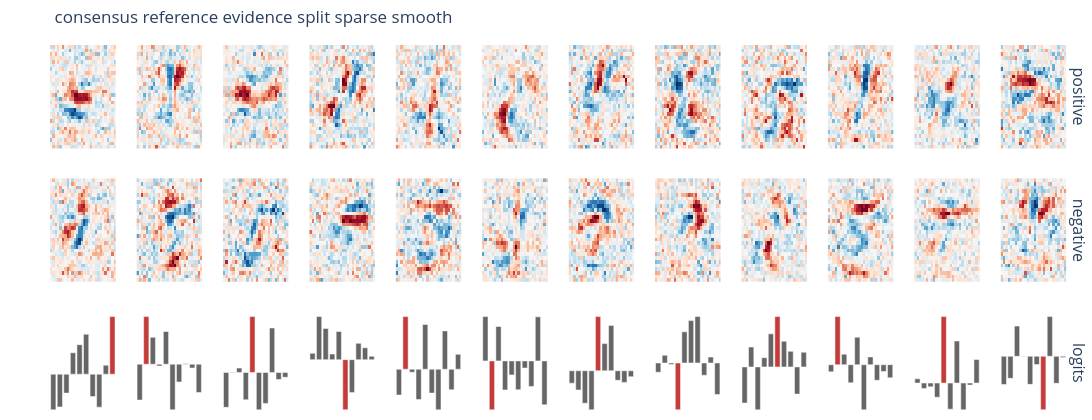

Notebook cell for this chart:
### Markdown cell above
## Seed Stability / Consensus

### Code cell
def top_patterns_for_matching(factor_model, k=16):
    plus, minus, down, sigma = factor_model.decompose()
    patterns = torch.cat([plus[:, :k], minus[:, :k]], dim=1)
    return normalize_columns(patterns)


@torch.no_grad()
def greedy_match_score(reference, candidate):
    sim = (reference.T @ candidate).abs().detach().cpu()
    used_ref, used_cand, vals = set(), set(), []
    flat_order = sim.flatten().argsort(descending=True).tolist()
    n_ref, n_cand = sim.shape
    for flat in flat_order:
        i, j = divmod(flat, n_cand)
        if i in used_ref or j in used_cand:
            continue
        used_ref.add(i)
        used_cand.add(j)
        vals.append(float(sim[i, j]))
        if len(vals) == min(n_ref, n_cand):
            break
    return sum(vals) / max(1, len(vals)), vals


def consensus_run(factory, reg, name, seeds=(11, 12, 13), steps=300, lr=0.035, k=16):
    models = []
    rows = []
    for seed in seeds:
        set_seed(seed)
        m, hist = fit_factor_model(factory(), f"{name} seed {seed}", steps=steps, lr=lr, reg=reg, seed=None, progress=True)
        models.append(m)
        rows.append(metric_dict(f"{name} seed {seed}", m))
    ref = top_patterns_for_matching(models[0], k=k)
    for seed, m, row in zip(seeds[1:], models[1:], rows[1:]):
        score, vals = greedy_match_score(ref, top_patterns_for_matching(m, k=k))
        row["consensus_vs_seed0"] = score
    rows[0]["consensus_vs_seed0"] = 1.0
    return models, rows

# Run this on the best-looking family. Reduce steps if iterating quickly.
consensus_models, consensus_rows = consensus_run(
    factory=lambda: EvidenceSplitModel(rank=BASE_RANK),
    reg=RegConfig(l1=2e-4, tv=2e-3, d_l1=2e-4, duplicate=1e-3),
    name="evidence split sparse smooth consensus",
    seeds=(11, 12, 13),
    steps=CONSENSUS_STEPS,
    lr=0.035,
    k=12,
)
show_table(consensus_rows)
plot_factor_components(consensus_models[0], "consensus reference evidence split sparse smooth", k=12)

### Figure 1 — Plotly figure (JSON) as saved in the notebook; plotly's stock layout.template omitted (floating-point values rounded to 4 significant figures; data arrays with more than 128 entries replaced by an {"elided": "..."} marker saying what was removed)
{"data": [{"colorscale": [[0.0, "rgb(103,0,31)"], [0.1, "rgb(178,24,43)"], [0.2, "rgb(214,96,77)"], [0.3, "rgb(244,165,130)"], [0.4, "rgb(253,219,199)"], [0.5, "rgb(247,247,247)"], [0.6, "rgb(209,229,240)"], [0.7, "rgb(146,197,222)"], [0.8, "rgb(67,147,195)"], [0.9, "rgb(33,102,172)"], [1.0, "rgb(5,48,97)"]], "showscale": false, "type": "heatmap", "xaxis": "x", "yaxis": "y", "z": {"elided": "28x28 float values"}, "zmid": 0}, {"colorscale": [[0.0, "rgb(103,0,31)"], [0.1, "rgb(178,24,43)"], [0.2, "rgb(214,96,77)"], [0.3, "rgb(244,165,130)"], [0.4, "rgb(253,219,199)"], [0.5, "rgb(247,247,247)"], [0.6, "rgb(209,229,240)"], [0.7, "rgb(146,197,222)"], [0.8, "rgb(67,147,195)"], [0.9, "rgb(33,102,172)"], [1.0, "rgb(5,48,97)"]], "showscale": false, "type": "heatmap", "xaxis": "x13", "yaxis": "y13", "z": {"elided": "28x28 float values"}, "zmid": 0}, {"marker": {"color": ["#666666", "#666666", "#666666", "#666666", "#666666", "#666666", "#666666", "#666666", "#666666", "#c43c39"]}, "showlegend": false, "type": "bar", "xaxis": "x25", "y": [-0.2742, -0.2517, -0.1456, 0.165, 0.2273, 0.3077, -0.1725, -0.2535, 0.06959, 0.4436], "yaxis": "y25"}, {"colorscale": [[0.0, "rgb(103,0,31)"], [0.1, "rgb(178,24,43)"], [0.2, "rgb(214,96,77)"], [0.3, "rgb(244,165,130)"], [0.4, "rgb(253,219,199)"], [0.5, "rgb(247,247,247)"], [0.6, "rgb(209,229,240)"], [0.7, "rgb(146,197,222)"], [0.8, "rgb(67,147,195)"], [0.9, "rgb(33,102,172)"], [1.0, "rgb(5,48,97)"]], "showscale": false, "type": "heatmap", "xaxis": "x2", "yaxis": "y2", "z": {"elided": "28x28 float values"}, "zmid": 0}, {"colorscale": [[0.0, "rgb(103,0,31)"], [0.1, "rgb(178,24,43)"], [0.2, "rgb(214,96,77)"], [0.3, "rgb(244,165,130)"], [0.4, "rgb(253,219,199)"], [0.5, "rgb(247,247,247)"], [0.6, "rgb(209,229,240)"], [0.7, "rgb(146,197,222)"], [0.8, "rgb(67,147,195)"], [0.9, "rgb(33,102,172)"], [1.0, "rgb(5,48,97)"]], "showscale": false, "type": "heatmap", "xaxis": "x14", "yaxis": "y14", "z": {"elided": "28x28 float values"}, "zmid": 0}, {"marker": {"color": ["#666666", "#c43c39", "#666666", "#666666", "#666666", "#666666", "#666666", "#666666", "#666666", "#666666"]}, "showlegend": false, "type": "bar", "xaxis": "x26", "y": [-0.3031, 0.4018, 0.2269, -0.01544, 0.2759, -0.3853, -0.1507, 0.005097, -0.03225, -0.2393], "yaxis": "y26"}, {"colorscale": [[0.0, "rgb(103,0,31)"], [0.1, "rgb(178,24,43)"], [0.2, "rgb(214,96,77)"], [0.3, "rgb(244,165,130)"], [0.4, "rgb(253,219,199)"], [0.5, "rgb(247,247,247)"], [0.6, "rgb(209,229,240)"], [0.7, "rgb(146,197,222)"], [0.8, "rgb(67,147,195)"], [0.9, "rgb(33,102,172)"], [1.0, "rgb(5,48,97)"]], "showscale": false, "type": "heatmap", "xaxis": "x3", "yaxis": "y3", "z": {"elided": "28x28 float values"}, "zmid": 0}, {"colorscale": [[0.0, "rgb(103,0,31)"], [0.1, "rgb(178,24,43)"], [0.2, "rgb(214,96,77)"], [0.3, "rgb(244,165,130)"], [0.4, "rgb(253,219,199)"], [0.5, "rgb(247,247,247)"], [0.6, "rgb(209,229,240)"], [0.7, "rgb(146,197,222)"], [0.8, "rgb(67,147,195)"], [0.9, "rgb(33,102,172)"], [1.0, "rgb(5,48,97)"]], "showscale": false, "type": "heatmap", "xaxis": "x15", "yaxis": "y15", "z": {"elided": "28x28 float values"}, "zmid": 0}, {"marker": {"color": ["#666666", "#666666", "#666666", "#666666", "#c43c39", "#666666", "#666666", "#666666", "#666666", "#666666"]}, "showlegend": false, "type": "bar", "xaxis": "x27", "y": [-0.2435, 0.002464, 0.03064, -0.1913, 0.3907, -0.2613, -0.2163, 0.3108, -0.0493, -0.03347], "yaxis": "y27"}, {"colorscale": [[0.0, "rgb(103,0,31)"], [0.1, "rgb(178,24,43)"], [0.2, "rgb(214,96,77)"], [0.3, "rgb(244,165,130)"], [0.4, "rgb(253,219,199)"], [0.5, "rgb(247,247,247)"], [0.6, "rgb(209,229,240)"], [0.7, "rgb(146,197,222)"], [0.8, "rgb(67,147,195)"], [0.9, "rgb(33,102,172)"], [1.0, "rgb(5,48,97)"]], "showscale": false, "type": "heatmap", "xaxis": "x4", "yaxis": "y4", "z": {"elided": "28x28 float values"}, "zmid": 0}, {"colorscale": [[0.0, "rgb(103,0,31)"], [0.1, "rgb(178,24,43)"], [0.2, "rgb(214,96,77)"], [0.3, "rgb(244,165,130)"], [0.4, "rgb(253,219,199)"], [0.5, "rgb(247,247,247)"], [0.6, "rgb(209,229,240)"], [0.7, "rgb(146,197,222)"], [0.8, "rgb(67,147,195)"], [0.9, "rgb(33,102,172)"], [1.0, "rgb(5,48,97)"]], "showscale": false, "type": "heatmap", "xaxis": "x16", "yaxis": "y16", "z": {"elided": "28x28 float values"}, "zmid": 0}, {"marker": {"color": ["#666666", "#666666", "#666666", "#666666", "#666666", "#c43c39", "#666666", "#666666", "#666666", "#666666"]}, "showlegend": false, "type": "bar", "xaxis": "x28", "y": [0.05572, 0.3767, 0.2723, 0.04953, 0.246, -0.4383, -0.2861, 0.1428, 0.1038, 0.0297], "yaxis": "y28"}, {"colorscale": [[0.0, "rgb(103,0,31)"], [0.1, "rgb(178,24,43)"], [0.2, "rgb(214,96,77)"], [0.3, "rgb(244,165,130)"], [0.4, "rgb(253,219,199)"], [0.5, "rgb(247,247,247)"], [0.6, "rgb(209,229,240)"], [0.7, "rgb(146,197,222)"], [0.8, "rgb(67,147,195)"], [0.9, "rgb(33,102,172)"], [1.0, "rgb(5,48,97)"]], "showscale": false, "type": "heatmap", "xaxis": "x5", "yaxis": "y5", "z": {"elided": "28x28 float values"}, "zmid": 0}, {"colorscale": [[0.0, "rgb(103,0,31)"], [0.1, "rgb(178,24,43)"], [0.2, "rgb(214,96,77)"], [0.3, "rgb(244,165,130)"], [0.4, "rgb(253,219,199)"], [0.5, "rgb(247,247,247)"], [0.6, "rgb(209,229,240)"], [0.7, "rgb(146,197,222)"], [0.8, "rgb(67,147,195)"], [0.9, "rgb(33,102,172)"], [1.0, "rgb(5,48,97)"]], "showscale": false, "type": "heatmap", "xaxis": "x17", "yaxis": "y17", "z": {"elided": "28x28 float values"}, "zmid": 0}, {"marker": {"color": ["#666666", "#c43c39", "#666666", "#666666", "#666666", "#666666", "#666666", "#666666", "#666666", "#666666"]}, "showlegend": false, "type": "bar", "xaxis": "x29", "y": [-0.1428, 0.2914, -0.01649, -0.1677, 0.2476, -0.1318, -0.2247, 0.2122, -0.1137, 0.08244], "yaxis": "y29"}, {"colorscale": [[0.0, "rgb(103,0,31)"], [0.1, "rgb(178,24,43)"], [0.2, "rgb(214,96,77)"], [0.3, "rgb(244,165,130)"], [0.4, "rgb(253,219,199)"], [0.5, "rgb(247,247,247)"], [0.6, "rgb(209,229,240)"], [0.7, "rgb(146,197,222)"], [0.8, "rgb(67,147,195)"], [0.9, "rgb(33,102,172)"], [1.0, "rgb(5,48,97)"]], "showscale": false, "type": "heatmap", "xaxis": "x6", "yaxis": "y6", "z": {"elided": "28x28 float values"}, "zmid": 0}, {"colorscale": [[0.0, "rgb(103,0,31)"], [0.1, "rgb(178,24,43)"], [0.2, "rgb(214,96,77)"], [0.3, "rgb(244,165,130)"], [0.4, "rgb(253,219,199)"], [0.5, "rgb(247,247,247)"], [0.6, "rgb(209,229,240)"], [0.7, "rgb(146,197,222)"], [0.8, "rgb(67,147,195)"], [0.9, "rgb(33,102,172)"], [1.0, "rgb(5,48,97)"]], "showscale": false, "type": "heatmap", "xaxis": "x18", "yaxis": "y18", "z": {"elided": "28x28 float values"}, "zmid": 0}, {"marker": {"color": ["#666666", "#c43c39", "#666666", "#666666", "#666666", "#666666", "#666666", "#666666", "#666666", "#666666"]}, "showlegend": false, "type": "bar", "xaxis": "x30", "y": [0.2461, -0.2719, 0.191, -0.1615, -0.07783, -0.1604, -0.03987, -0.1418, 0.2446, -0.2442], "yaxis": "y30"}, {"colorscale": [[0.0, "rgb(103,0,31)"], [0.1, "rgb(178,24,43)"], [0.2, "rgb(214,96,77)"], [0.3, "rgb(244,165,130)"], [0.4, "rgb(253,219,199)"], [0.5, "rgb(247,247,247)"], [0.6, "rgb(209,229,240)"], [0.7, "rgb(146,197,222)"], [0.8, "rgb(67,147,195)"], [0.9, "rgb(33,102,172)"], [1.0, "rgb(5,48,97)"]], "showscale": false, "type": "heatmap", "xaxis": "x7", "yaxis": "y7", "z": {"elided": "28x28 float values"}, "zmid": 0}, {"colorscale": [[0.0, "rgb(103,0,31)"], [0.1, "rgb(178,24,43)"], [0.2, "rgb(214,96,77)"], [0.3, "rgb(244,165,130)"], [0.4, "rgb(253,219,199)"], [0.5, "rgb(247,247,247)"], [0.6, "rgb(209,229,240)"], [0.7, "rgb(146,197,222)"], [0.8, "rgb(67,147,195)"], [0.9, "rgb(33,102,172)"], [1.0, "rgb(5,48,97)"]], "showscale": false, "type": "heatmap", "xaxis": "x19", "yaxis": "y19", "z": {"elided": "28x28 float values"}, "zmid": 0}, {"marker": {"color": ["#666666", "#666666", "#666666", "#666666", "#c43c39", "#666666", "#666666", "#666666", "#666666", "#666666"]}, "showlegend": false, "type": "bar", "xaxis": "x31", "y": [-0.08949, -0.1393, -0.2346, -0.2825, 0.3921, 0.1966, 0.3282, -0.06922, -0.08427, -0.04274], "yaxis": "y31"}, {"colorscale": [[0.0, "rgb(103,0,31)"], [0.1, "rgb(178,24,43)"], [0.2, "rgb(214,96,77)"], [0.3, "rgb(244,165,130)"], [0.4, "rgb(253,219,199)"], [0.5, "rgb(247,247,247)"], [0.6, "rgb(209,229,240)"], [0.7, "rgb(146,197,222)"], [0.8, "rgb(67,147,195)"], [0.9, "rgb(33,102,172)"], [1.0, "rgb(5,48,97)"]], "showscale": false, "type": "heatmap", "xaxis": "x8", "yaxis": "y8", "z": {"elided": "28x28 float values"}, "zmid": 0}, {"colorscale": [[0.0, "rgb(103,0,31)"], [0.1, "rgb(178,24,43)"], [0.2, "rgb(214,96,77)"], [0.3, "rgb(244,165,130)"], [0.4, "rgb(253,219,199)"], [0.5, "rgb(247,247,247)"], [0.6, "rgb(209,229,240)"], [0.7, "rgb(146,197,222)"], [0.8, "rgb(67,147,195)"], [0.9, "rgb(33,102,172)"], [1.0, "rgb(5,48,97)"]], "showscale": false, "type": "heatmap", "xaxis": "x20", "yaxis": "y20", "z": {"elided": "28x28 float values"}, "zmid": 0}, {"marker": {"color": ["#666666", "#666666", "#666666", "#c43c39", "#666666", "#666666", "#666666", "#666666", "#666666", "#666666"]}, "showlegend": false, "type": "bar", "xaxis": "x32", "y": [-0.05962, 0.05019, -0.009608, -0.3029, 0.202, 0.2744, 0.3005, -0.07932, 0.03844, -0.2039], "yaxis": "y32"}, {"colorscale": [[0.0, "rgb(103,0,31)"], [0.1, "rgb(178,24,43)"], [0.2, "rgb(214,96,77)"], [0.3, "rgb(244,165,130)"], [0.4, "rgb(253,219,199)"], [0.5, "rgb(247,247,247)"], [0.6, "rgb(209,229,240)"], [0.7, "rgb(146,197,222)"], [0.8, "rgb(67,147,195)"], [0.9, "rgb(33,102,172)"], [1.0, "rgb(5,48,97)"]], "showscale": false, "type": "heatmap", "xaxis": "x9", "yaxis": "y9", "z": {"elided": "28x28 float values"}, "zmid": 0}, {"colorscale": [[0.0, "rgb(103,0,31)"], [0.1, "rgb(178,24,43)"], [0.2, "rgb(214,96,77)"], [0.3, "rgb(244,165,130)"], [0.4, "rgb(253,219,199)"], [0.5, "rgb(247,247,247)"], [0.6, "rgb(209,229,240)"], [0.7, "rgb(146,197,222)"], [0.8, "rgb(67,147,195)"], [0.9, "rgb(33,102,172)"], [1.0, "rgb(5,48,97)"]], "showscale": false, "type": "heatmap", "xaxis": "x21", "yaxis": "y21", "z": {"elided": "28x28 float values"}, "zmid": 0}, {"marker": {"color": ["#666666", "#666666", "#666666", "#666666", "#666666", "#c43c39", "#666666", "#666666", "#666666", "#666666"]}, "showlegend": false, "type": "bar", "xaxis": "x33", "y": [-0.2389, 0.1311, -0.2836, 0.06072, 0.2183, 0.3325, 0.17, 0.1027, -0.1797, 0.09692], "yaxis": "y33"}, {"colorscale": [[0.0, "rgb(103,0,31)"], [0.1, "rgb(178,24,43)"], [0.2, "rgb(214,96,77)"], [0.3, "rgb(244,165,130)"], [0.4, "rgb(253,219,199)"], [0.5, "rgb(247,247,247)"], [0.6, "rgb(209,229,240)"], [0.7, "rgb(146,197,222)"], [0.8, "rgb(67,147,195)"], [0.9, "rgb(33,102,172)"], [1.0, "rgb(5,48,97)"]], "showscale": false, "type": "heatmap", "xaxis": "x10", "yaxis": "y10", "z": {"elided": "28x28 float values"}, "zmid": 0}, {"colorscale": [[0.0, "rgb(103,0,31)"], [0.1, "rgb(178,24,43)"], [0.2, "rgb(214,96,77)"], [0.3, "rgb(244,165,130)"], [0.4, "rgb(253,219,199)"], [0.5, "rgb(247,247,247)"], [0.6, "rgb(209,229,240)"], [0.7, "rgb(146,197,222)"], [0.8, "rgb(67,147,195)"], [0.9, "rgb(33,102,172)"], [1.0, "rgb(5,48,97)"]], "showscale": false, "type": "heatmap", "xaxis": "x22", "yaxis": "y22", "z": {"elided": "28x28 float values"}, "zmid": 0}, {"marker": {"color": ["#666666", "#c43c39", "#666666", "#666666", "#666666", "#666666", "#666666", "#666666", "#666666", "#666666"]}, "showlegend": false, "type": "bar", "xaxis": "x34", "y": [-0.05885, 0.3963, 0.08671, -0.149, 0.2269, -0.3714, 0.06405, -0.1279, -0.05654, -0.1081], "yaxis": "y34"}, {"colorscale": [[0.0, "rgb(103,0,31)"], [0.1, "rgb(178,24,43)"], [0.2, "rgb(214,96,77)"], [0.3, "rgb(244,165,130)"], [0.4, "rgb(253,219,199)"], [0.5, "rgb(247,247,247)"], [0.6, "rgb(209,229,240)"], [0.7, "rgb(146,197,222)"], [0.8, "rgb(67,147,195)"], [0.9, "rgb(33,102,172)"], [1.0, "rgb(5,48,97)"]], "showscale": false, "type": "heatmap", "xaxis": "x11", "yaxis": "y11", "z": {"elided": "28x28 float values"}, "zmid": 0}, {"colorscale": [[0.0, "rgb(103,0,31)"], [0.1, "rgb(178,24,43)"], [0.2, "rgb(214,96,77)"], [0.3, "rgb(244,165,130)"], [0.4, "rgb(253,219,199)"], [0.5, "rgb(247,247,247)"], [0.6, "rgb(209,229,240)"], [0.7, "rgb(146,197,222)"], [0.8, "rgb(67,147,195)"], [0.9, "rgb(33,102,172)"], [1.0, "rgb(5,48,97)"]], "showscale": false, "type": "heatmap", "xaxis": "x23", "yaxis": "y23", "z": {"elided": "28x28 float values"}, "zmid": 0}, {"marker": {"color": ["#666666", "#666666", "#666666", "#666666", "#c43c39", "#666666", "#666666", "#666666", "#666666", "#666666"]}, "showlegend": false, "type": "bar", "xaxis": "x35", "y": [0.02847, -0.03589, -0.02541, -0.09463, 0.4443, -0.1744, 0.281, -0.1789, -0.01349, 0.1569], "yaxis": "y35"}, {"colorscale": [[0.0, "rgb(103,0,31)"], [0.1, "rgb(178,24,43)"], [0.2, "rgb(214,96,77)"], [0.3, "rgb(244,165,130)"], [0.4, "rgb(253,219,199)"], [0.5, "rgb(247,247,247)"], [0.6, "rgb(209,229,240)"], [0.7, "rgb(146,197,222)"], [0.8, "rgb(67,147,195)"], [0.9, "rgb(33,102,172)"], [1.0, "rgb(5,48,97)"]], "showscale": false, "type": "heatmap", "xaxis": "x12", "yaxis": "y12", "z": {"elided": "28x28 float values"}, "zmid": 0}, {"colorscale": [[0.0, "rgb(103,0,31)"], [0.1, "rgb(178,24,43)"], [0.2, "rgb(214,96,77)"], [0.3, "rgb(244,165,130)"], [0.4, "rgb(253,219,199)"], [0.5, "rgb(247,247,247)"], [0.6, "rgb(209,229,240)"], [0.7, "rgb(146,197,222)"], [0.8, "rgb(67,147,195)"], [0.9, "rgb(33,102,172)"], [1.0, "rgb(5,48,97)"]], "showscale": false, "type": "heatmap", "xaxis": "x24", "yaxis": "y24", "z": {"elided": "28x28 float values"}, "zmid": 0}, {"marker": {"color": ["#666666", "#666666", "#666666", "#666666", "#666666", "#666666", "#c43c39", "#666666", "#666666", "#666666"]}, "showlegend": false, "type": "bar", "xaxis": "x36", "y": [-0.2136, -0.1668, 0.2281, 0.002698, -0.2123, -0.06265, -0.4048, 0.3002, -0.2046, -0.009566], "yaxis": "y36"}], "layout": {"annotations": [{"font": {"size": 16}, "showarrow": false, "text": "positive", "textangle": 90, "x": 0.98, "xanchor": "left", "xref": "paper", "y": 0.86, "yanchor": "middle", "yref": "paper"}, {"font": {"size": 16}, "showarrow": false, "text": "negative", "textangle": 90, "x": 0.98, "xanchor": "left", "xref": "paper", "y": 0.5, "yanchor": "middle", "yref": "paper"}, {"font": {"size": 16}, "showarrow": false, "text": "logits", "textangle": 90, "x": 0.98, "xanchor": "left", "xref": "paper", "y": 0.14, "yanchor": "middle", "yref": "paper"}], "height": 420, "margin": {"b": 5, "l": 50, "r": 5, "t": 45}, "title": {"text": "consensus reference evidence split sparse smooth"}, "width": 1500, "xaxis": {"anchor": "y", "domain": [0.0, 0.06333], "visible": false}, "xaxis10": {"anchor": "y10", "domain": [0.75, 0.8133], "visible": false}, "xaxis11": {"anchor": "y11", "domain": [0.8333, 0.8967], "visible": false}, "xaxis12": {"anchor": "y12", "domain": [0.9167, 0.98], "visible": false}, "xaxis13": {"anchor": "y13", "domain": [0.0, 0.06333], "visible": false}, "xaxis14": {"anchor": "y14", "domain": [0.08333, 0.1467], "visible": false}, "xaxis15": {"anchor": "y15", "domain": [0.1667, 0.23], "visible": false}, "xaxis16": {"anchor": "y16", "domain": [0.25, 0.3133], "visible": false}, "xaxis17": {"anchor": "y17", "domain": [0.3333, 0.3967], "visible": false}, "xaxis18": {"anchor": "y18", "domain": [0.4167, 0.48], "visible": false}, "xaxis19": {"anchor": "y19", "domain": [0.5, 0.5633], "visible": false}, "xaxis2": {"anchor": "y2", "domain": [0.08333, 0.1467], "visible": false}, "xaxis20": {"anchor": "y20", "domain": [0.5833, 0.6467], "visible": false}, "xaxis21": {"anchor": "y21", "domain": [0.6667, 0.73], "visible": false}, "xaxis22": {"anchor": "y22", "domain": [0.75, 0.8133], "visible": false}, "xaxis23": {"anchor": "y23", "domain": [0.8333, 0.8967], "visible": false}, "xaxis24": {"anchor": "y24", "domain": [0.9167, 0.98], "visible": false}, "xaxis25": {"anchor": "y25", "domain": [0.0, 0.06333], "visible": false}, "xaxis26": {"anchor": "y26", "domain": [0.08333, 0.1467], "visible": false}, "xaxis27": {"anchor": "y27", "domain": [0.1667, 0.23], "visible": false}, "xaxis28": {"anchor": "y28", "domain": [0.25, 0.3133], "visible": false}, "xaxis29": {"anchor": "y29", "domain": [0.3333, 0.3967], "visible": false}, "xaxis3": {"anchor": "y3", "domain": [0.1667, 0.23], "visible": false}, "xaxis30": {"anchor": "y30", "domain": [0.4167, 0.48], "visible": false}, "xaxis31": {"anchor": "y31", "domain": [0.5, 0.5633], "visible": false}, "xaxis32": {"anchor": "y32", "domain": [0.5833, 0.6467], "visible": false}, "xaxis33": {"anchor": "y33", "domain": [0.6667, 0.73], "visible": false}, "xaxis34": {"anchor": "y34", "domain": [0.75, 0.8133], "visible": false}, "xaxis35": {"anchor": "y35", "domain": [0.8333, 0.8967], "visible": false}, "xaxis36": {"anchor": "y36", "domain": [0.9167, 0.98], "visible": false}, "xaxis4": {"anchor": "y4", "domain": [0.25, 0.3133], "visible": false}, "xaxis5": {"anchor": "y5", "domain": [0.3333, 0.3967], "visible": false}, "xaxis6": {"anchor": "y6", "domain": [0.4167, 0.48], "visible": false}, "xaxis7": {"anchor": "y7", "domain": [0.5, 0.5633], "visible": false}, "xaxis8": {"anchor": "y8", "domain": [0.5833, 0.6467], "visible": false}, "xaxis9": {"anchor": "y9", "domain": [0.6667, 0.73], "visible": false}, "yaxis": {"anchor": "x", "domain": [0.72, 1.0], "visible": false}, "yaxis10": {"anchor": "x10", "domain": [0.72, 1.0], "visible": false}, "yaxis11": {"anchor": "x11", "domain": [0.72, 1.0], "visible": false}, "yaxis12": {"anchor": "x12", "domain": [0.72, 1.0], "visible": false}, "yaxis13": {"anchor": "x13", "domain": [0.36, 0.64], "visible": false}, "yaxis14": {"anchor": "x14", "domain": [0.36, 0.64], "visible": false}, "yaxis15": {"anchor": "x15", "domain": [0.36, 0.64], "visible": false}, "yaxis16": {"anchor": "x16", "domain": [0.36, 0.64], "visible": false}, "yaxis17": {"anchor": "x17", "domain": [0.36, 0.64], "visible": false}, "yaxis18": {"anchor": "x18", "domain": [0.36, 0.64], "visible": false}, "yaxis19": {"anchor": "x19", "domain": [0.36, 0.64], "visible": false}, "yaxis2": {"anchor": "x2", "domain": [0.72, 1.0], "visible": false}, "yaxis20": {"anchor": "x20", "domain": [0.36, 0.64], "visible": false}, "yaxis21": {"anchor": "x21", "domain": [0.36, 0.64], "visible": false}, "yaxis22": {"anchor": "x22", "domain": [0.36, 0.64], "visible": false}, "yaxis23": {"anchor": "x23", "domain": [0.36, 0.64], "visible": false}, "yaxis24": {"anchor": "x24", "domain": [0.36, 0.64], "visible": false}, "yaxis25": {"anchor": "x25", "domain": [0.0, 0.28], "visible": false}, "yaxis26": {"anchor": "x26", "domain": [0.0, 0.28], "visible": false}, "yaxis27": {"anchor": "x27", "domain": [0.0, 0.28], "visible": false}, "yaxis28": {"anchor": "x28", "domain": [0.0, 0.28], "visible": false}, "yaxis29": {"anchor": "x29", "domain": [0.0, 0.28], "visible": false}, "yaxis3": {"anchor": "x3", "domain": [0.72, 1.0], "visible": false}, "yaxis30": {"anchor": "x30", "domain": [0.0, 0.28], "visible": false}, "yaxis31": {"anchor": "x31", "domain": [0.0, 0.28], "visible": false}, "yaxis32": {"anchor": "x32", "domain": [0.0, 0.28], "visible": false}, "yaxis33": {"anchor": "x33", "domain": [0.0, 0.28], "visible": false}, "yaxis34": {"anchor": "x34", "domain": [0.0, 0.28], "visible": false}, "yaxis35": {"anchor": "x35", "domain": [0.0, 0.28], "visible": false}, "yaxis36": {"anchor": "x36", "domain": [0.0, 0.28], "visible": false}, "yaxis4": {"anchor": "x4", "domain": [0.72, 1.0], "visible": false}, "yaxis5": {"anchor": "x5", "domain": [0.72, 1.0], "visible": false}, "yaxis6": {"anchor": "x6", "domain": [0.72, 1.0], "visible": false}, "yaxis7": {"anchor": "x7", "domain": [0.72, 1.0], "visible": false}, "yaxis8": {"anchor": "x8", "domain": [0.72, 1.0], "visible": false}, "yaxis9": {"anchor": "x9", "domain": [0.72, 1.0], "visible": false}}}
